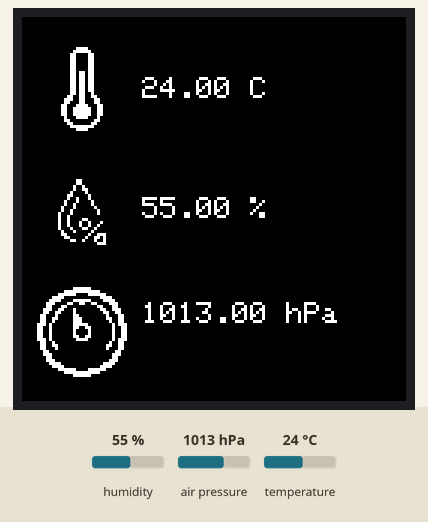
Simulated run of this sketch. Board: Arduino Uno, built for the host (arithmetic inside an expression is 32-bit, double 64-bit). Shown: 128×128 colour display. The test bench sets the inputs (shaded band); at power-on: humidity 55 %, air pressure 1013 hPa, temperature 24 °C. What the sketch prints to the serial monitor is not drawn.

Above: at 1.6 s.
1.7 s: humidity set to 22 %
At 2.5 s:
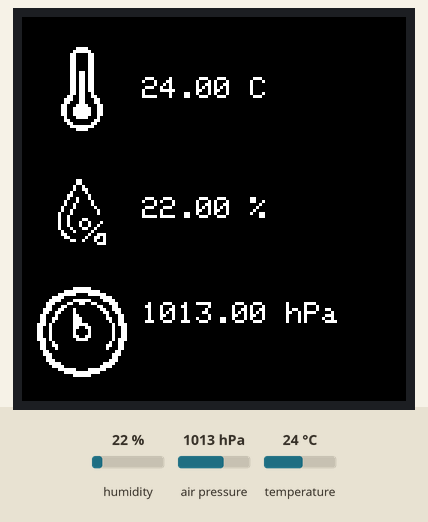
3.4 s: air pressure set to 952 hPa
At 5.5 s:
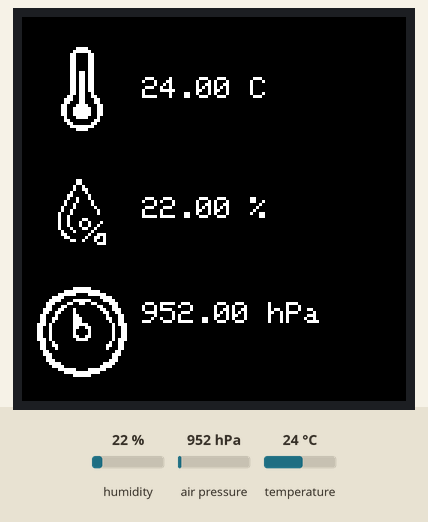
5.8 s: temperature set to 12 °C
At 7.8 s:
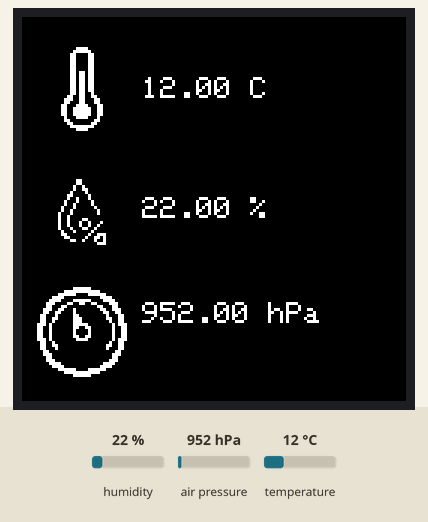
8.2 s: humidity set to 40 %
At 9.9 s:
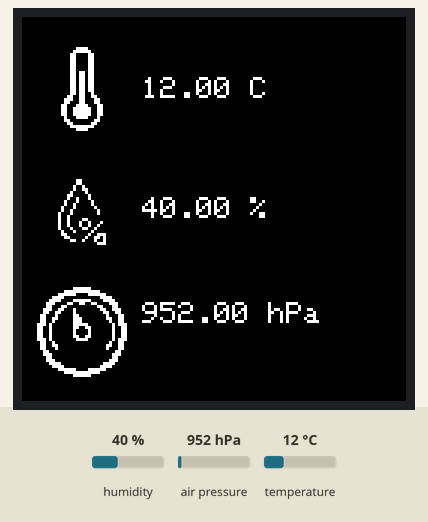
10.6 s: air pressure set to 975 hPa
At 12.0 s:
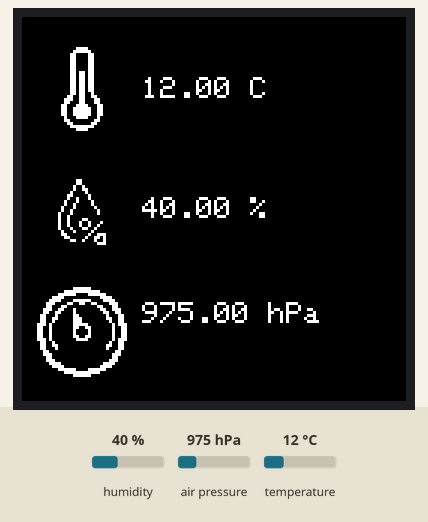
Timing chart, 0 to 13.6 s (numbered marks = the images above; inputs shaded):
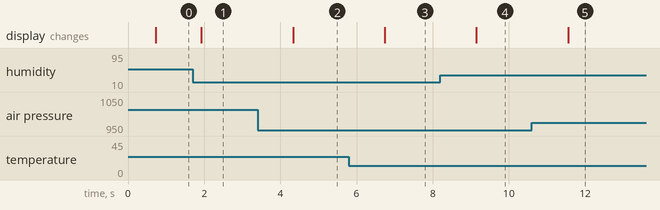

Measured:
- after the input at 1.7 s, the display: changes after 0.23 s (image 1)
- after the input at 3.4 s, the display: changes after 0.94 s (image 2)
- after the input at 5.8 s, the display: changes after 0.94 s (image 3)
- after the input at 8.2 s, the display: changes after 0.95 s (image 4)
- after the input at 10.6 s, the display: changes after 0.96 s (image 5)

The sketch:

COMBINED_BME280_OLED.ino
```cpp
#include <Wire.h>
#include <SPI.h>
#include <Adafruit_GFX.h>
#include <Adafruit_SSD1327.h>
#include <Adafruit_BME280.h>

#define SDA_OLED 14
#define SCL_OLED 10
#define SCREEN_ADDRESS 0x3C
TwoWire I2C_OLED = TwoWire(0);
Adafruit_SSD1327 display(128, 128, &I2C_OLED, -1);

// BME280 Sensor Configuration on I2C bus 1
#define SDA_BME 4
#define SCL_BME 5
#define BME_ADDRESS 0x76
TwoWire I2C_BME = TwoWire(1);
Adafruit_BME280 bme;

// 30x30 Thermometer Icon
const unsigned char thermometer_icon [] PROGMEM = {
0x00, 0x07, 0x80, 0x03, 0x00, 0x0F, 0xC0, 0x03,
0x00, 0x18, 0x60, 0x03, 0x00, 0x18, 0x60, 0x03,
0x00, 0x18, 0x60, 0x03, 0x00, 0x18, 0x60, 0x03,
0x00, 0x18, 0x60, 0x03, 0x00, 0x18, 0x60, 0x03,
0x00, 0x1B, 0x60, 0x03, 0x00, 0x1B, 0x60, 0x03,
0x00, 0x1B, 0x60, 0x03, 0x00, 0x1B, 0x60, 0x03,
0x00, 0x1B, 0x60, 0x03, 0x00, 0x1B, 0x60, 0x03,
0x00, 0x1B, 0x60, 0x03, 0x00, 0x1B, 0x20, 0x03,
0x00, 0x33, 0x30, 0x03, 0x00, 0x73, 0x18, 0x03,
0x00, 0x63, 0x18, 0x03, 0x00, 0xC7, 0x8C, 0x03,
0x00, 0xCF, 0xCC, 0x03, 0x00, 0xCF, 0xCC, 0x03,
0x00, 0xCF, 0xCC, 0x03, 0x00, 0x47, 0x88, 0x03,
0x00, 0x60, 0x18, 0x03, 0x00, 0x30, 0x30, 0x03,
0x00, 0x1F, 0xE0, 0x03, 0x00, 0x07, 0x80, 0x03


};

// 30x30 Humidity Icon
const unsigned char humidity_icon [] PROGMEM = {
0x00, 0x00, 0x00, 0x03, 0x00, 0x00, 0x00, 0x03,
0x00, 0x00, 0x00, 0x03, 0x00, 0x00, 0x00, 0x03,
0x00, 0x06, 0x00, 0x03, 0x00, 0x06, 0x00, 0x03,
0x00, 0x09, 0x00, 0x03, 0x00, 0x09, 0x80, 0x03,
0x00, 0x10, 0x80, 0x03, 0x00, 0x30, 0x40, 0x03,
0x00, 0x24, 0x40, 0x03, 0x00, 0x44, 0x20, 0x03,
0x00, 0x48, 0x20, 0x03, 0x00, 0x88, 0x10, 0x03,
0x00, 0x90, 0x08, 0x03, 0x01, 0x10, 0x08, 0x03,
0x01, 0x20, 0x00, 0x03, 0x01, 0x21, 0x80, 0x03,
0x01, 0x22, 0x44, 0x03, 0x01, 0x22, 0x48, 0x03,
0x01, 0x11, 0x90, 0x03, 0x00, 0x88, 0x20, 0x03,
0x00, 0xC0, 0x4E, 0x03, 0x00, 0x60, 0x9A, 0x03,
0x00, 0x19, 0x12, 0x03, 0x00, 0x00, 0x0E, 0x03,
0x00, 0x00, 0x00, 0x03, 0x00, 0x00, 0x00, 0x03,
0x00, 0x00, 0x00, 0x03, 0x00, 0x00, 0x00, 0x03
};

// 30x30 Pressure Icon
const unsigned char pressure_icon [] PROGMEM = {
0x00, 0x0f, 0xc0, 0x03, 0x00, 0x7f, 0xf8, 0x03,
0x01, 0xf8, 0x7e, 0x03, 0x07, 0x80, 0x07, 0x83,
0x0f, 0x0f, 0xc3, 0xc3, 0x1c, 0x33, 0x30, 0xe3,
0x18, 0xc0, 0x0c, 0x63, 0x39, 0x88, 0x06, 0x73,
0x33, 0x08, 0x03, 0x33, 0x62, 0x0c, 0x01, 0x1b,
0x66, 0x0e, 0x01, 0x9b, 0x64, 0x0e, 0x00, 0x9b,
0xe8, 0x0f, 0x80, 0x5f, 0xc8, 0x0c, 0xc0, 0x4f,
0xc8, 0x08, 0x40, 0x4f, 0xc8, 0x08, 0x40, 0x4f,
0xc8, 0x0c, 0xc0, 0x4f, 0xe8, 0x07, 0x80, 0x5f,
0x64, 0x00, 0x00, 0x9b, 0x66, 0x00, 0x01, 0x9b,
0x62, 0x00, 0x01, 0x1b, 0x30, 0x00, 0x00, 0x33,
0x38, 0x00, 0x00, 0x73, 0x18, 0x00, 0x00, 0x63,
0x1c, 0x00, 0x00, 0xe3, 0x0f, 0x00, 0x03, 0xc3,
0x07, 0x80, 0x07, 0x83, 0x01, 0xf8, 0x7e, 0x03,
0x00, 0x7f, 0xf8, 0x03, 0x00, 0x0f, 0xc0, 0x03

};

void setup() {
  Serial.begin(9600);

  I2C_OLED.begin(SDA_OLED, SCL_OLED, 400000);
  I2C_BME.begin(SDA_BME, SCL_BME, 400000);

  if (!display.begin(SCREEN_ADDRESS)) {
    Serial.println("SSD1327 allocation failed.");
    while (1);
  }

  display.clearDisplay();
  display.setCursor(0, 10);
  display.println("Initializing...");
  display.display();

  if (!bme.begin(BME_ADDRESS, &I2C_BME)) {
    Serial.println("BME280 not found!");
    display.clearDisplay();
    display.setCursor(0, 20);
    display.println("BME280 Error!");
    display.display();
    while (1);
  }

  Serial.println("BME280 and OLED Initialized Successfully");
}

void loop() {
  sensors_event_t temp_event, pressure_event, humidity_event;
  bme.getTemperatureSensor()->getEvent(&temp_event);
  bme.getPressureSensor()->getEvent(&pressure_event);
  bme.getHumiditySensor()->getEvent(&humidity_event);

  Serial.print("Temperature: "); Serial.println(temp_event.temperature);
  Serial.print("Humidity: "); Serial.println(humidity_event.relative_humidity);
  Serial.print("Pressure: "); Serial.println(pressure_event.pressure);

  display.clearDisplay();

 // Temperature
display.drawBitmap(5, 10, thermometer_icon, 30, 30, SSD1327_WHITE);
display.setCursor(40, 20);
display.print(temp_event.temperature);
display.println(" C");

// Humidity
display.drawBitmap(5, 50, humidity_icon, 30, 30, SSD1327_WHITE);
display.setCursor(40, 60);
display.print(humidity_event.relative_humidity);
display.println(" %");

// Pressure
display.drawBitmap(5, 90, pressure_icon, 30, 30, SSD1327_WHITE);
display.setCursor(40, 95);
display.print(pressure_event.pressure);
display.println(" hPa");


  display.display();
  delay(1000);
}
```
